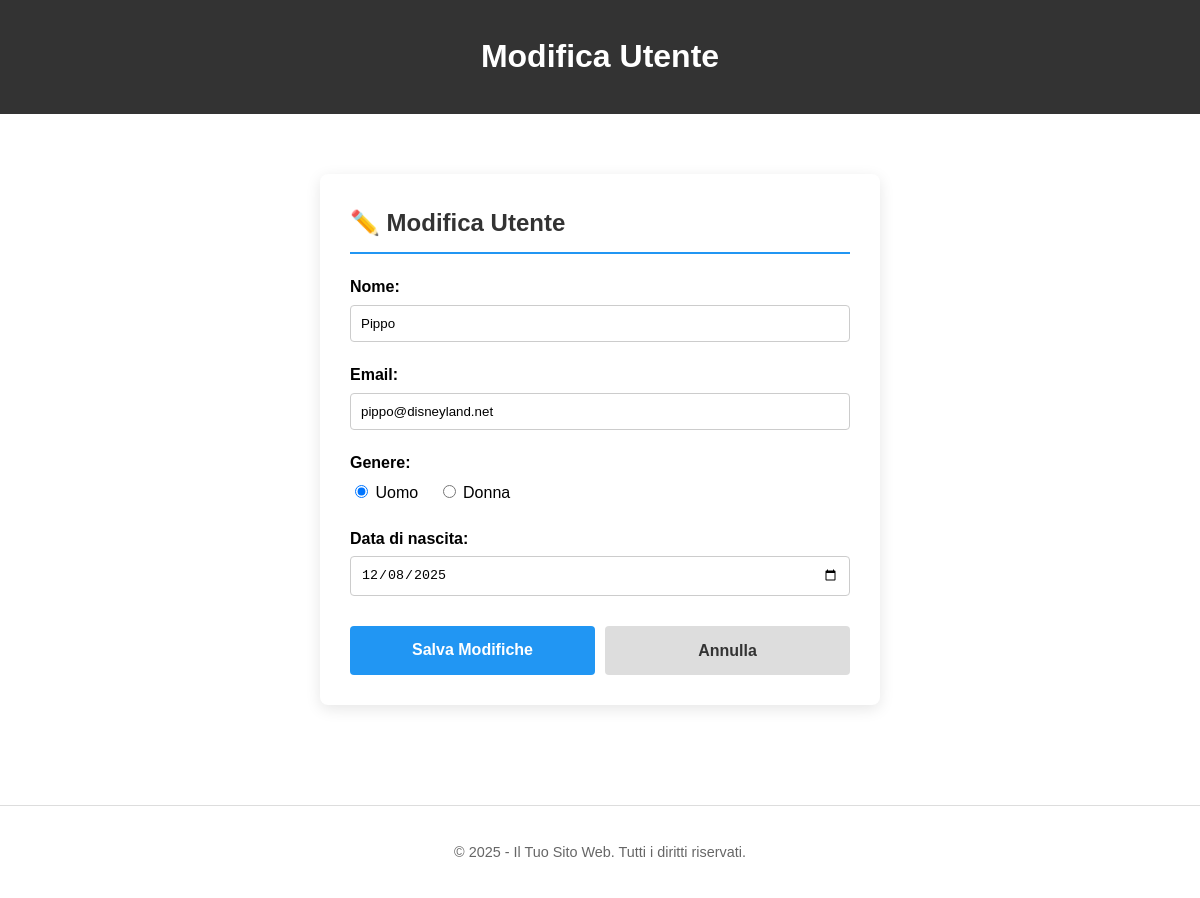
The page /update.php?id=6 on the database its author committed.
### tables this page shows
CREATE TABLE `utente` (
  `idUtente` bigint(20) NOT NULL,
  `nome` varchar(100) NOT NULL,
  `email` varchar(100) NOT NULL,
  `genere` varchar(15) NOT NULL,
  `dataNascita` date NOT NULL
);

### update.php (the view, shortened to what this page needs)
<?php
require_once "dbConfig.php";
require_once "myFunctions.php";
$id = $_GET['id'];
$utente = [];
try {
    $stmt = $conn->prepare("SELECT * FROM utente WHERE idUtente = :id");
    $stmt->execute([':id' => $id]);
    $utente = $stmt->fetch();
} catch (PDOException $e) {
    die("Errore di connessione: " . $e->getMessage());
}
?>
    <div style="max-width: 500px; margin: 40px auto; background: #fff; padding: 30px; border-radius: 8px; box-shadow: 0 4px 15px rgba(0,0,0,0.1);">
        <h2 style="margin-top: 0; border-bottom: 2px solid #2196F3; padding-bottom: 10px; color: #333;">
            ✏️ Modifica Utente
        </h2>
        <form action="update.php?id=<?= $utente['idUtente'] ?>" method="post">
            <label for="nome" style="font-weight: bold; display: block; margin-bottom: 5px;">Nome:</label>
            <input type="text" id="nome" name="nome"
                   value="<?= htmlspecialchars($utente['nome']) ?>"
                   required
                   style="width: 100%; padding: 10px; margin-bottom: 20px; border: 1px solid #ccc; border-radius: 4px; box-sizing: border-box;">
            <label for="email" style="font-weight: bold; display: block; margin-bottom: 5px;">Email:</label>
            <input type="email" id="email" name="email"
                   value="<?= htmlspecialchars($utente['email']) ?>"
                   required
                   style="width: 100%; padding: 10px; margin-bottom: 20px; border: 1px solid #ccc; border-radius: 4px; box-sizing: border-box;">
            <label style="font-weight: bold; display: block; margin-bottom: 5px;">Genere:</label>
            <div style="margin-bottom: 20px;">
                <input type="radio" id="uomo" name="genere" value="uomo"
                        <?= ($utente['genere'] == 'uomo') ? 'checked' : '' ?>>
                <label for="uomo" style="margin-right: 15px;">Uomo</label>
                <input type="radio" id="donna" name="genere" value="donna"
                        <?= ($utente['genere'] == 'donna') ? 'checked' : '' ?>>
                <label for="donna">Donna</label>
            </div>
            <label for="ddn" style="font-weight: bold; display: block; margin-bottom: 5px;">Data di nascita:</label>
            <input type="date" id="ddn" name="ddn"
                   value="<?= $utente['dataNascita'] ?>"
                   style="width: 100%; padding: 10px; margin-bottom: 30px; border: 1px solid #ccc; border-radius: 4px; box-sizing: border-box;">
            <div style="display: flex; gap: 10px;">
                <input type="submit" value="Salva Modifiche"
                       style="flex: 1; background-color: #2196F3; color: white; padding: 12px; border: none; border-radius: 4px; cursor: pointer; font-size: 1rem; font-weight: bold; transition: background 0.3s;">
                <a href="index.php"
                   style="flex: 1; text-align: center; background-color: #ddd; color: #333; padding: 12px; text-decoration: none; border-radius: 4px; font-weight: bold; transition: background 0.3s;">
                    Annulla
                </a>
            </div>
        </form>
    </div>

### style.css (style rules this page uses)
body { font-family: Arial, sans-serif; margin: 0; padding: 0; line-height: 1.6; }

### rows shown on the page
utente: nome "Pippo", email "pippo@disneyland.net", genere "☑ Uomo", genere "☐ Donna", ddn "12/08/2025"

### other values the page prints
$titolo_sanificato "Modifica Utente"
